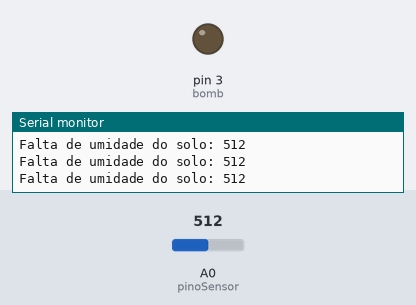
Simulated run of this sketch. Board: Arduino Uno, built with avr-gcc and run on an emulated ATmega328P. Parts: output pins drawn as LEDs (lit = HIGH), the last lines printed to the serial monitor. The inputs (shaded band) are chosen by the test bench; at power-on: A0 (pinoSensor) = 512.

Above: at 3.2 s.
3.3 s: A0 (pinoSensor) set to 789
5.2 s: A0 (pinoSensor) set to 810
At 6.4 s:
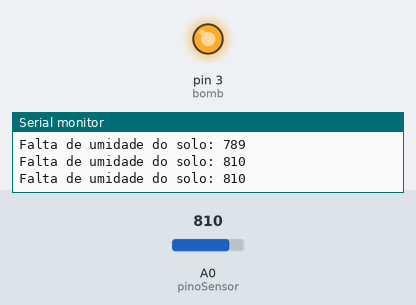
7.5 s: A0 (pinoSensor) set to 790
At 9.2 s:
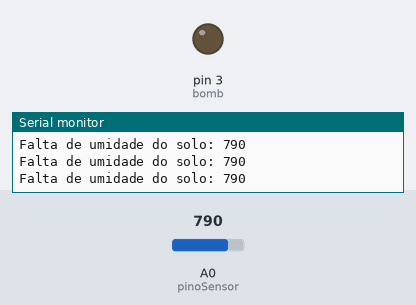
9.5 s: A0 (pinoSensor) set to 900
At 10.8 s:
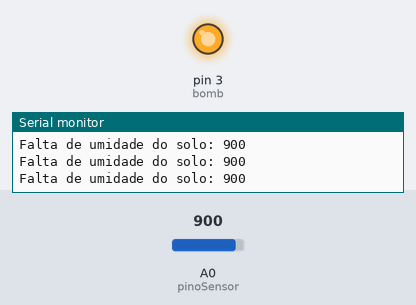
Timing chart, 0 to 12.5 s (numbered marks = the images above; inputs shaded):
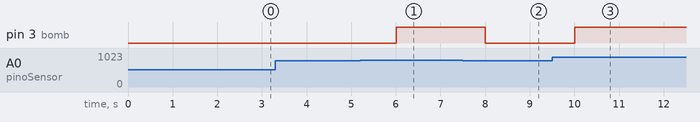

Measured:
- the behaviour switches between 799 and 800 on A0 (pinoSensor) (found by bisection; images 0 and 1)
- after the input at 5.2 s, pin 3 (bomb): LOW → HIGH after 0.80 s
- after the input at 7.5 s, pin 3 (bomb): HIGH → LOW after 0.51 s
- after the input at 9.5 s, pin 3 (bomb): LOW → HIGH after 0.51 s

The sketch:

main.ino
```cpp
const int bomb = 3;
const int pinoSensor = A0;

void setup(){
  pinMode(bomb, OUTPUT);
  Serial.begin(9600); //INICIALIZA A SERIAL
  Serial.println("Lendo a umidade do solo..."); //IMPRIME O TEXTO NO MONITOR SERIAL
  delay(2000); //INTERVALO DE 2 SEGUNDOS
}

void loop(){
  int sensorValue = analogRead(pinoSensor);
  Serial.print("Falta de umidade do solo: ");
  Serial.println(sensorValue);
  delay(500); //INTERVALO DE MEIO SEGUNDO

  if(sensorValue >= 800){
  digitalWrite(bomb, HIGH);
  } else {
    digitalWrite(bomb, LOW);
  }

}
```
